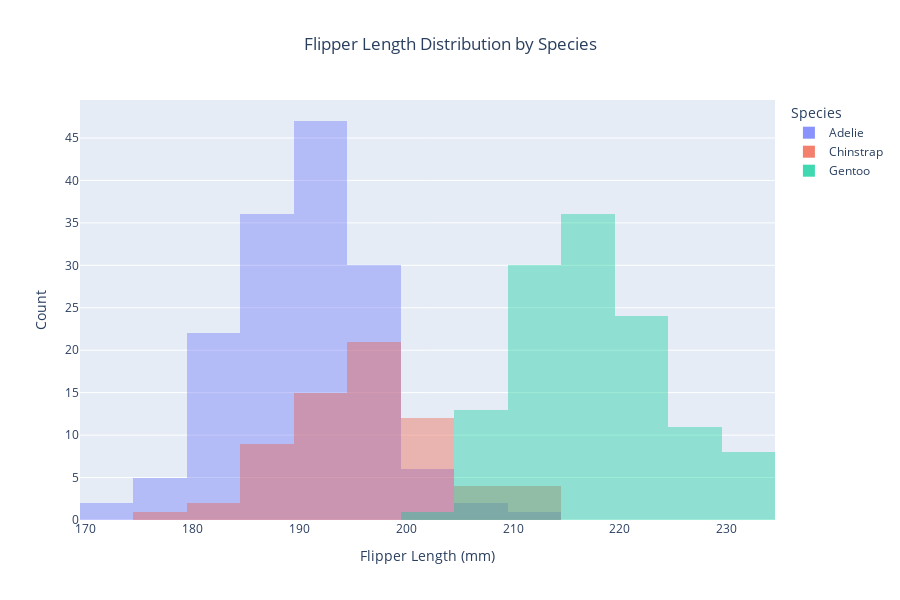

Notebook code cell kept with this figure:
### Markdown cell above
Histogram using

### Code cell
import pandas as pd
import plotly.express as px

# Load the penguins dataset
url = "https://raw.githubusercontent.com/mwaskom/seaborn-data/master/penguins.csv"
penguins = pd.read_csv(url)

# Create a histogram for flipper_length_mm for each species
fig = px.histogram(penguins, 
                   x='flipper_length_mm', 
                   color='species', 
                   barmode='overlay', 
                   title='Flipper Length Distribution by Species',
                   labels={'flipper_length_mm': 'Flipper Length (mm)', 'species': 'Species'},
                   height=600)

# Update layout to prevent overlapping
fig.update_traces(opacity=0.75)  # Set transparency to avoid overlap
fig.update_layout(xaxis_title='Flipper Length (mm)',
                  yaxis_title='Count',
                  legend_title='Species',
                  title_x=0.5)  # Center the title

# Show the figure
fig.show()

### Figure 1 — Plotly figure (JSON) as saved in the notebook; plotly's stock layout.template omitted (floating-point values rounded to 4 significant figures; data arrays with more than 128 entries replaced by an {"elided": "..."} marker saying what was removed)
{"data": [{"alignmentgroup": "True", "bingroup": "x", "hovertemplate": "Species=Adelie<br>Flipper Length (mm)=%{x}<br>count=%{y}<extra></extra>", "legendgroup": "Adelie", "marker": {"color": "#636efa", "opacity": 0.5, "pattern": {"shape": ""}}, "name": "Adelie", "offsetgroup": "Adelie", "opacity": 0.75, "orientation": "v", "showlegend": true, "type": "histogram", "x": {"elided": "152 int values"}, "xaxis": "x", "yaxis": "y"}, {"alignmentgroup": "True", "bingroup": "x", "hovertemplate": "Species=Chinstrap<br>Flipper Length (mm)=%{x}<br>count=%{y}<extra></extra>", "legendgroup": "Chinstrap", "marker": {"color": "#EF553B", "opacity": 0.5, "pattern": {"shape": ""}}, "name": "Chinstrap", "offsetgroup": "Chinstrap", "opacity": 0.75, "orientation": "v", "showlegend": true, "type": "histogram", "x": [192, 196, 193, 188, 197, 198, 178, 197, 195, 198, 193, 194, 185, 201, 190, 201, 197, 181, 190, 195, 181, 191, 187, 193, 195, 197, 200, 200, 191, 205, 187, 201, 187, 203, 195, 199, 195, 210, 192, 205, 210, 187, 196, 196, 196, 201, 190, 212, 187, 198, 199, 201, 193, 203, 187, 197, 191, 203, 202, 194, 206, 189, 195, 207, 202, 193, 210, 198], "xaxis": "x", "yaxis": "y"}, {"alignmentgroup": "True", "bingroup": "x", "hovertemplate": "Species=Gentoo<br>Flipper Length (mm)=%{x}<br>count=%{y}<extra></extra>", "legendgroup": "Gentoo", "marker": {"color": "#00cc96", "opacity": 0.5, "pattern": {"shape": ""}}, "name": "Gentoo", "offsetgroup": "Gentoo", "opacity": 0.75, "orientation": "v", "showlegend": true, "type": "histogram", "x": [211, 230, 210, 218, 215, 210, 211, 219, 209, 215, 214, 216, 214, 213, 210, 217, 210, 221, 209, 222, 218, 215, 213, 215, 215, 215, 216, 215, 210, 220, 222, 209, 207, 230, 220, 220, 213, 219, 208, 208, 208, 225, 210, 216, 222, 217, 210, 225, 213, 215, 210, 220, 210, 225, 217, 220, 208, 220, 208, 224, 208, 221, 214, 231, 219, 230, 214, 229, 220, 223, 216, 221, 221, 217, 216, 230, 209, 220, 215, 223, 212, 221, 212, 224, 212, 228, 218, 218, 212, 230, 218, 228, 212, 224, 214, 226, 216, 222, 203, 225, 219, 228, 215, 228, 216, 215, 210, 219, 208, 209, 216, 229, 213, 230, 217, 230, 217, 222, 214, null, 215, 222, 212, 213], "xaxis": "x", "yaxis": "y"}], "layout": {"barmode": "overlay", "height": 600, "legend": {"title": {"text": "Species"}, "tracegroupgap": 0}, "title": {"text": "Flipper Length Distribution by Species", "x": 0.5}, "xaxis": {"anchor": "y", "domain": [0, 1], "title": {"text": "Flipper Length (mm)"}}, "yaxis": {"anchor": "x", "domain": [0, 1], "title": {"text": "Count"}}}}
